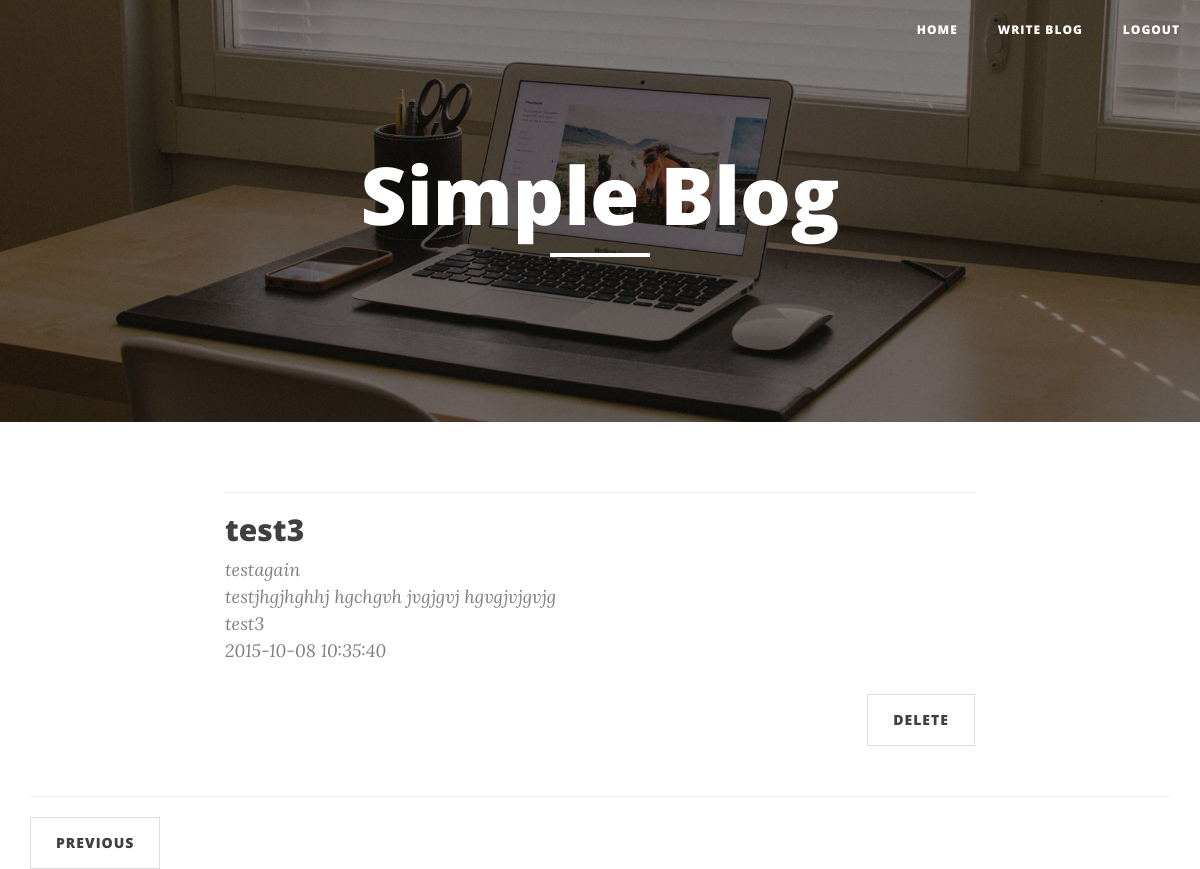
The page /dashboard.php?currentpage=2 (signed in) on the database its author committed.
### tables this page shows
CREATE TABLE IF NOT EXISTS `blog_entries` (
`e_id` int(11) NOT NULL,
  `u_id` int(11) NOT NULL,
  `title` text NOT NULL,
  `summary` text NOT NULL,
  `content` text NOT NULL,
  `date` datetime NOT NULL,
  `author` varchar(30) NOT NULL
);

### dashboard.php (the view, shortened to what this page needs)
<!DOCTYPE html>
<html lang="en">
<head>
    <link href="css/bootstrap.min.css" rel="stylesheet">
    <link href="css/clean-blog.min.css" rel="stylesheet">
    <link href="http://maxcdn.bootstrapcdn.com/font-awesome/4.1.0/css/font-awesome.min.css" rel="stylesheet" type="text/css">
</head>
<body>
    <nav class="navbar navbar-default navbar-custom navbar-fixed-top">
        <div class="container-fluid">
            <div class="collapse navbar-collapse" id="bs-example-navbar-collapse-1">
                <ul class="nav navbar-nav navbar-right">
                    <li>
                        <a href="dashboard">Home</a>
                    </li>
                    <li>
                        <a href="write_blog">Write Blog</a>
                    </li>
                    <li>
                        <a href="logout">Logout</a>
                    </li>
                </ul>
            </div>
        </div>
    </nav>
    <header class="intro-header" style="background-image: url('img/home-bg.jpg')">
        <div class="container">
            <div class="row">
                <div class="col-lg-8 col-lg-offset-2 col-md-10 col-md-offset-1">
                    <div class="site-heading">
                        <h1>Simple Blog</h1>
                        <hr class="small">
                    </div>
                </div>
            </div>
        </div>
    </header>
    <?php
		$rowsperpage = 3;
		if (isset($_GET['currentpage']) && is_numeric($_GET['currentpage'])) {
		   $currentpage = (int) $_GET['currentpage'];
		} else {
		   $currentpage = 1;
		}
		$offset = ($currentpage - 1) * $rowsperpage;
	?>
    <div class="container">
        <div class="row">
            <div class="col-lg-8 col-lg-offset-2 col-md-10 col-md-offset-1">
            <?php
				$sql = "SELECT * FROM blog_entries where u_id = '".$_SESSION['uid']."' order by date LIMIT $offset, $rowsperpage";
					$result = mysql_query($sql) or trigger_error("SQL", E_USER_ERROR);
						while ($list = mysql_fetch_assoc($result)) {
			?> <hr>
                <div class="post-preview">
                        <h2 class="post-title">
                            <?php
								echo $list['title'] . "<br />";
							?>
                        </h2>
                    <p class="post-meta">
					<?php
						echo $list['summary'] ."<br />";
						echo $list['content'] ."<br />";
                    	echo $list['author']. "<br />";
						echo $list['date']. "<br />";
						?>
                         <ul class="pager">
                    		<li class="next">
                        		<a href="delete?did= <?php echo $list['e_id'];?>">Delete</a>
                    		</li>
                		</ul>
                        <?php
						}
					?>
                    </p>
                </div>
        </div>
    </div>
    <hr>
    <?php
	if ($currentpage > 1) {
	   $prevpage = $currentpage - 1; ?>
       <ul class="pager">
                    <li class="previous">
                        <?php
	   					 echo " <a href='{$_SERVER['PHP_SELF']}?currentpage=$prevpage'>Previous</a> "; ?>
                    </li>
                </ul>
       <?php
	}
		?>
</body>
</html>

### rows shown on the page
blog_entries: title "test3", summary "testagain", content "testjhgjhghhj hgchgvh jvgjgvj hgvgjvjgvjg", author "test3", date "2015-10-08 10:35:40"
